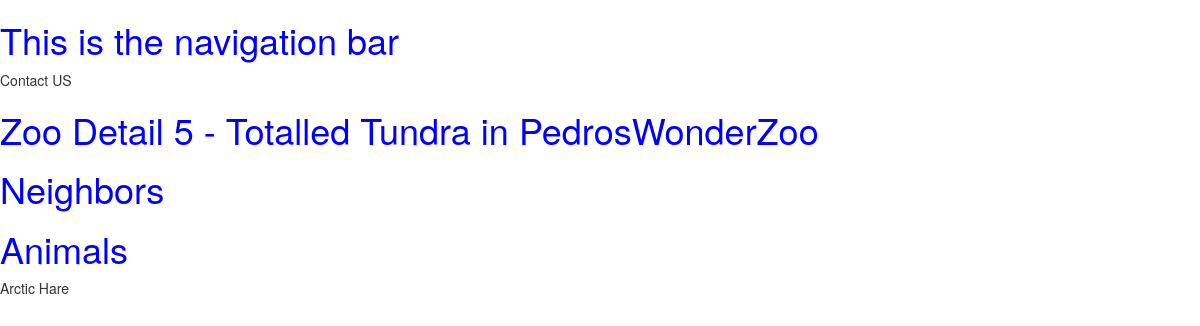
/zoo/exhibit/5, run on the app's committed database.
### zoo/models.py (models this page shows, shortened)
class Exhibit(models.Model):
	name = models.CharField(max_length=200, help_text="Enter an Exhibit Name)")
	zoo = models.ForeignKey('Zoo', on_delete=models.SET_NULL, null=True)

class Zoo(models.Model):
	name = models.CharField(max_length=200, help_text="Enter a Zoo Name)")
	logoFileName = models.CharField(max_length=200, help_text="Enter a logo image", null=True)

class Animal(models.Model):
	name = models.CharField(max_length=200, help_text="Enter an Exhibit Name)")
	imageFileName = models.CharField(max_length=200, help_text="Enter Image", null=True)
	exhibit = models.ForeignKey('Exhibit', on_delete=models.SET_NULL, null=True)
	soundFileName = models.CharField(max_length=200, help_text="Enter Sound File", null=True, blank=True)
	habitatDescription = models.TextField(max_length=1000, help_text="Enter Habitat Description")

### zoo/views.py (the view)
# urls.py: path('exhibit/<int:pk>', views.ExhibitDetailView.as_view(), name='exhibitDetail'),
class ExhibitDetailView(generic.DetailView):
	model = Exhibit

### zoo/templates/zoo/exhibit_detail.html (shortened to what this page needs)
{% extends "base_generic.html" %}
{% block content %}
<h1>Zoo Detail {{ exhibit.id }} - {{ exhibit.name }} in {{ exhibit.zoo.name }}</h1>
<h1>Neighbors</h1>
<h1>Animals</h1>
{% for animal in exhibit.animal_set.all %}
	<p>{{ animal.name }}</p>
{% endfor %}
{% endblock %}

### zoo/static/css/styles.css (style rules this page uses)
h1 { color: blue; }

### data on the page
Exhibit: id "5", name "Totalled Tundra", zoo.name "PedrosWonderZoo"
Animal: name "Arctic Hare"
